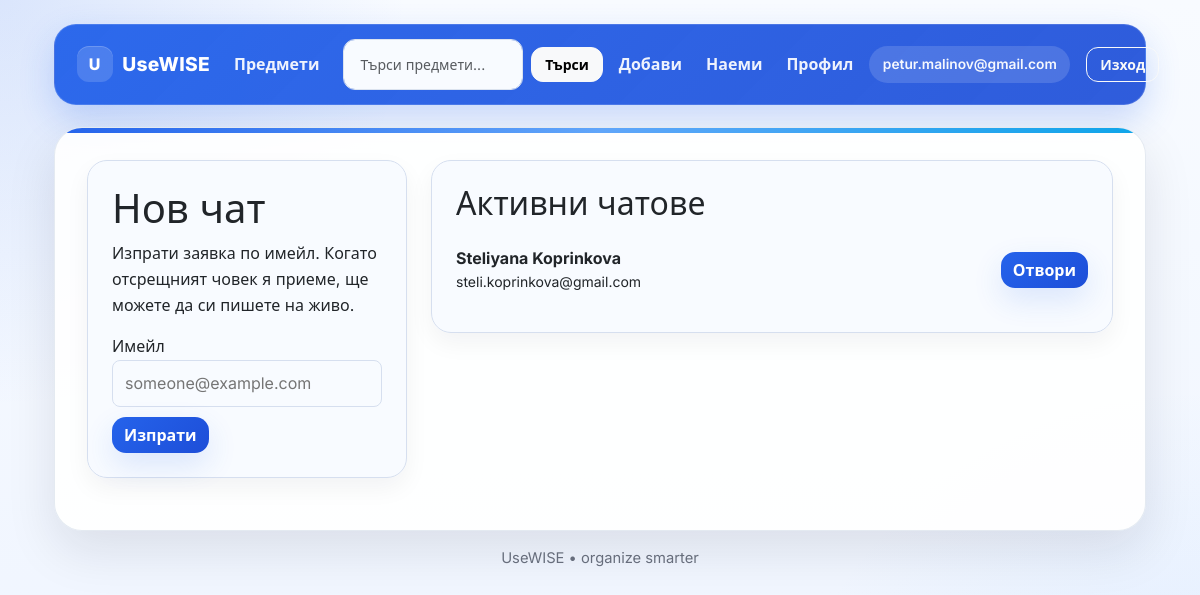
The page /chat/ (signed in) on the database its author committed.
### accounts/models.py (models this page shows, shortened)
class User(AbstractUser):
    email = models.EmailField(_("имейл"), unique=True)
    phone = models.CharField(_("телефонен номер"), max_length=20, unique=True)
    country = models.CharField(_("държава"), max_length=100)
    city_or_village = models.CharField(_("град/село"), max_length=100)
    USERNAME_FIELD = "email"
    EMAIL_FIELD = "email"
    REQUIRED_FIELDS = ["first_name", "last_name", "phone", "country", "city_or_village"]
    objects = UserManager()

### chat/models.py (models this page shows, shortened)
class Friendship(models.Model):
    class Status(models.TextChoices):
        PENDING = "pending", "Pending"
        ACCEPTED = "accepted", "Accepted"
    from_user = models.ForeignKey(
        settings.AUTH_USER_MODEL,
        on_delete=models.CASCADE,
        related_name="friend_requests_sent",
    )
    to_user = models.ForeignKey(
        settings.AUTH_USER_MODEL,
        on_delete=models.CASCADE,
        related_name="friend_requests_received",
    )
    status = models.CharField(
        max_length=10,
        choices=Status.choices,
        default=Status.PENDING,
    )
    created_at = models.DateTimeField(auto_now_add=True)
    class Meta:
        constraints = [
            models.UniqueConstraint(
                fields=["from_user", "to_user"],
                name="chat_friendship_unique_pair",
            ),
        ]
        ordering = ["-created_at"]

### chat/views.py (the view)
# urls.py: path("", views.contact_list, name="list"),
@login_required
def contact_list(request):
    friendships = (
        Friendship.objects.filter(Q(from_user=request.user) | Q(to_user=request.user))
        .select_related("from_user", "to_user")
    )
    pending_in = friendships.filter(
        to_user=request.user,
        status=Friendship.Status.PENDING,
    )
    pending_out = friendships.filter(
        from_user=request.user,
        status=Friendship.Status.PENDING,
    )
    accepted = friendships.filter(status=Friendship.Status.ACCEPTED)
    return render(
        request,
        "chat/friends.html",
        {
            "accepted": accepted,
            "pending_in": pending_in,
            "pending_out": pending_out,
        },
    )

### chat/templates/chat/friends.html (shortened to what this page needs)
{% extends "base.html" %}
{% block content %}
<div class="chat-layout">
  <section class="card">
    <h1 class="chat-panel-title">Нов чат</h1>
    <p class="chat-help">Изпрати заявка по имейл. Когато отсрещният човек я приеме, ще можете да си пишете на живо.</p>
    <form method="post" action="{% url 'chat:add_contact' %}">
      <label for="email">Имейл</label>
      <div class="chat-form-row">
        <input id="email" type="email" name="email" placeholder="someone@example.com" required />
        <button type="submit" class="btn btn-primary">Изпрати</button>
      </div>
    </form>
  </section>
  <section>
    <div class="card chat-section">
      <h2 class="chat-panel-title">Активни чатове</h2>
      <ul class="chat-list">
        {% for f in accepted %}
          {% if f.from_user_id == user.id %}
            {% with other=f.to_user %}
              <li>
                <div class="chat-list-item">
                  <div class="chat-person">
                    <div class="chat-name">{{ other.get_full_name|default:other.email }}</div>
                    <div class="chat-email">{{ other.email }}</div>
                  </div>
                  <div class="chat-actions">
                    <a class="btn btn-primary" href="{% url 'chat:room' f.id %}">Отвори</a>
                  </div>
                </div>
              </li>
            {% endwith %}
          {% endif %}
        {% empty %}
          <li><p class="chat-empty">Още нямаш активни чатове.</p></li>
        {% endfor %}
      </ul>
    </div>
  </section>
</div>
{% endblock %}

### templates/base.html (shortened to what this page needs)
<!DOCTYPE html>
{% load static %}
<html lang="bg">
<head>
  <link href="https://cdn.jsdelivr.net/npm/bootstrap@5.3.3/dist/css/bootstrap.min.css" rel="stylesheet">
</head>
<body>
  <div class="page-shell">
    <nav class="navbar navbar-expand-lg navbar-dark">
      <div class="container-fluid px-1">
        <a class="navbar-brand" href="/">
          <span class="brand-badge">U</span>
          UseWISE
        </a>
        <div class="collapse navbar-collapse" id="mainNav">
          <div class="navbar-nav ms-auto align-items-lg-center gap-lg-2">
            <a class="nav-link" href="{% url 'item_list' %}">Предмети</a>
            <form method="get" action="{% url 'item_list' %}" class="d-flex align-items-center ms-2">
              <input
                type="search"
                name="q"
                value="{{ request.GET.q|default:'' }}"
                placeholder="Търси предмети..."
                class="form-control form-control-sm me-2"
                style="min-width: 180px; max-width: 220px; border-radius: 12px;"
              />
              <button type="submit" class="btn btn-light btn-sm">Търси</button>
            </form>
            {% if user.is_authenticated %}
              <a class="nav-link" href="{% url 'add_item' %}">Добави</a>
              <a class="nav-link" href="{% url 'rentals:dashboard' %}">Наеми</a>
              <a class="nav-link" href="{% url 'accounts:profile' %}">Профил</a>
              <span class="nav-user-pill d-none d-lg-inline">
                {{ user.username }}
              </span>
              <form action="{% url 'accounts:logout' %}" method="post" class="d-flex align-items-center ms-lg-2">
                <button type="submit" class="btn btn-outline-light btn-sm">
                  Изход
                </button>
              </form>
            {% else %}
              <a class="nav-link" href="{% url 'accounts:login' %}">Вход</a>
              <a class="btn btn-light btn-sm text-primary" href="{% url 'accounts:signup' %}">
                Регистрация
              </a>
            {% endif %}
          </div>
        </div>
      </div>
    </nav>
    <div class="main-card">
      {% block content %}{% endblock %}
    </div>
    <div class="footer-note">
      UseWISE • organize smarter
    </div>
  </div>
</body>
</html>

### templates/base.html (style rules this page uses)
:root { --primary: #2563eb; --primary-dark: #1d4ed8; --text-main: #1f2937; --text-muted: #6b7280; --border: #d6dfef; --surface: rgba(255, 255, 255, 0.9); --surface-soft: rgba(248, 251, 255, 0.94); --shadow: 0 20px 50px rgba(15, 23, 42, 0.10); --shadow-soft: 0 12px 30px rgba(37, 99, 235, 0.14); }
* { box-sizing: border-box; }
body { margin: 0; font-family: "Inter", "Segoe UI", sans-serif; color: var(--text-main); min-height: 100vh; line-height: 1.6; background: radial-gradient(circle at top left, rgba(37, 99, 235, 0.14), transparent 28%), radial-gradient(circle at bottom right, rgba(96, 165, 250, 0.12), transparent 30%), linear-gradient(180deg, #f8fbff 0%, #eef4ff 100%); }
.page-shell { max-width: 1120px; margin: 24px auto; padding: 0 14px; }
.navbar { border-radius: 22px; padding: 0.9rem 1.1rem; margin-bottom: 1.4rem; background: linear-gradient(135deg, rgba(37, 99, 235, 0.96), rgba(29, 78, 216, 0.92)); box-shadow: 0 14px 34px rgba(37, 99, 235, 0.22); border: 1px solid rgba(255, 255, 255, 0.14); }
.navbar-brand { color: #fff !important; font-weight: 800; font-size: 1.2rem; letter-spacing: 0.3px; display: flex; align-items: center; gap: 0.6rem; }
.brand-badge { width: 36px; height: 36px; border-radius: 12px; display: inline-flex; align-items: center; justify-content: center; background: rgba(255, 255, 255, 0.15); box-shadow: inset 0 1px 0 rgba(255, 255, 255, 0.18); font-size: 1rem; font-weight: 800; }
.navbar .nav-link { color: rgba(255, 255, 255, 0.92) !important; font-weight: 600; padding: 0.55rem 0.85rem; border-radius: 12px; transition: 0.22s ease; }
.navbar-nav { flex-wrap: nowrap !important; gap: 0.5rem; }
.navbar-nav form { display: inline-flex; align-items: center; margin-left: 0.6rem; }
.navbar-nav form .form-control { min-width: 170px; max-width: 220px; margin-right: 0.25rem; }
.navbar-nav form .btn { margin: 0; min-height: 34px; padding: 0.35rem 0.8rem; }
.nav-user-pill { background: rgba(255, 255, 255, 0.14); color: rgba(255, 255, 255, 0.95); padding: 0.45rem 0.85rem; border-radius: 999px; font-size: 0.86rem; font-weight: 600; }
.main-card { background: var(--surface); border: 1px solid rgba(226, 232, 240, 0.9); border-radius: 28px; padding: 2rem; box-shadow: var(--shadow); position: relative; overflow: hidden; }
.main-card::before { content: ""; position: absolute; inset: 0 auto auto 0; width: 100%; height: 5px; background: linear-gradient(90deg, #2563eb, #60a5fa, #0ea5e9); }
.hero, .card { background: var(--surface-soft); border: 1px solid var(--border); border-radius: 20px; padding: 1.5rem; box-shadow: 0 10px 24px rgba(15, 23, 42, 0.05); margin-bottom: 1.25rem; }
.hero h1, .card h1:first-child, .card h2:first-child { margin-top: 0; }
.btn { transition: 0.22s ease; border-radius: 14px; font-weight: 700; }
.btn-primary { background: linear-gradient(135deg, var(--primary), var(--primary-dark)); border: none; box-shadow: var(--shadow-soft); color: #fff; }
.btn-secondary, .btn-light, .btn-outline-light { border-radius: 12px; font-weight: 700; }
.form-control, .form-select, textarea, select, input[type="text"], input[type="email"], input[type="password"], input[type="number"], input[type="date"], input[type="search"] { border-radius: 16px; padding: 0.85rem 1rem; border: 1px solid #dbe3ef; background-color: #f8fbff; transition: 0.2s ease; }
.footer-note { text-align: center; color: var(--text-muted); font-size: 0.92rem; margin-top: 1rem; }

### chat/templates/chat/friends.html (style rules this page uses)
.chat-layout { display: grid; grid-template-columns: minmax(260px, 320px) minmax(0, 1fr); gap: 24px; }
.chat-panel-title { margin-top: 0; margin-bottom: 8px; }
.chat-help { margin-top: 0; color: var(--muted); }
.chat-form-row { display: flex; gap: 10px; flex-wrap: wrap; }
.chat-form-row input { flex: 1 1 220px; min-width: 0; border: 1px solid var(--border); border-radius: 8px; padding: 10px 12px; font: inherit; }
.chat-list { list-style: none; padding: 0; margin: 0; }
.chat-list-item { display: flex; align-items: center; justify-content: space-between; gap: 14px; padding: 14px 0; }
.chat-person { min-width: 0; }
.chat-name { font-weight: 700; }
.chat-email { color: var(--muted); font-size: 14px; word-break: break-word; }
.chat-actions { display: flex; gap: 8px; flex-wrap: wrap; justify-content: flex-end; }

### rows shown on the page
User: username "petur.malinov@gmail.com"
Friendship: to_user.get_full_name "Steliyana Koprinkova", to_user.email "steli.koprinkova@gmail.com"
